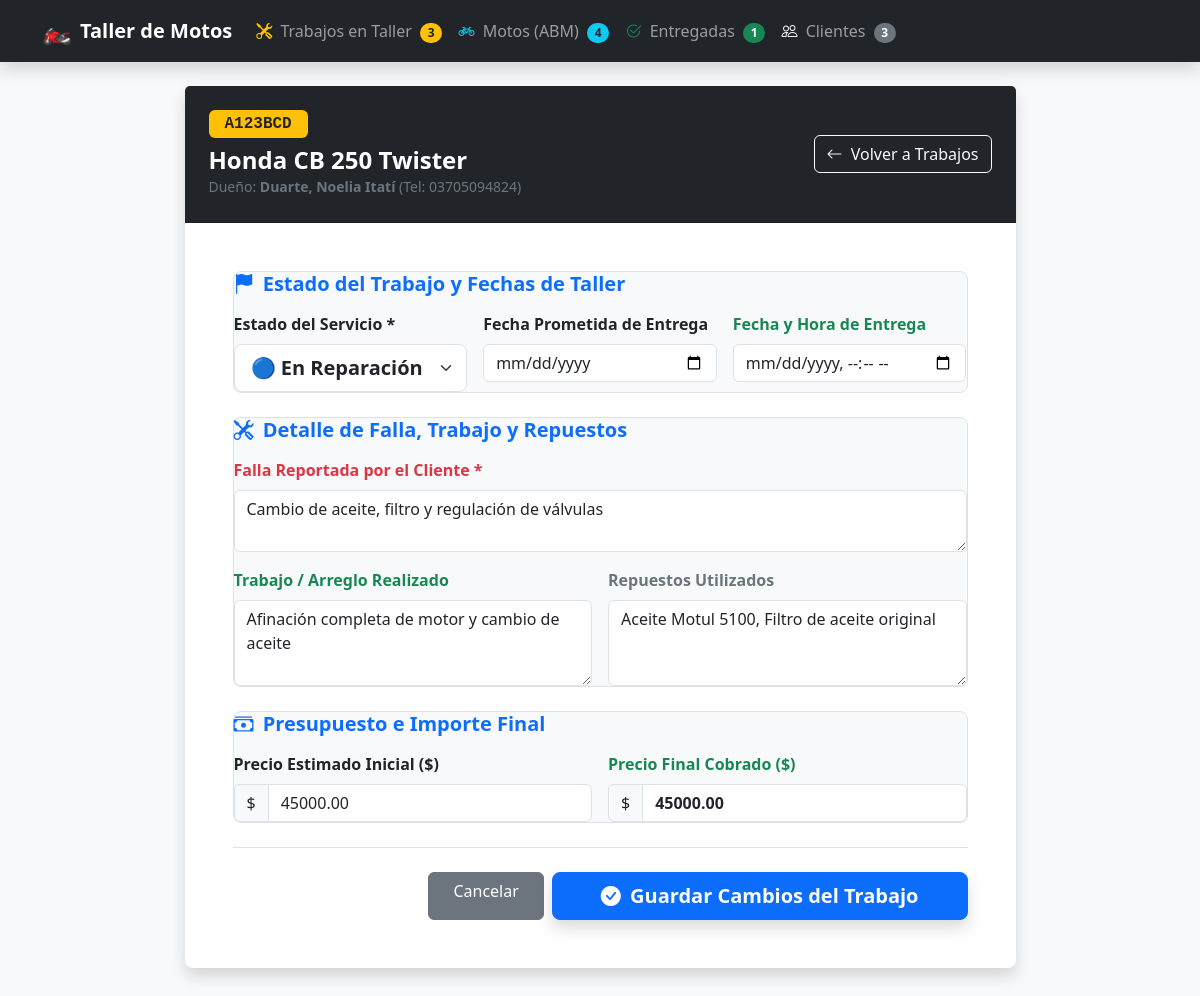
Before: /editar_trabajo.php?id=1 with the older database file.
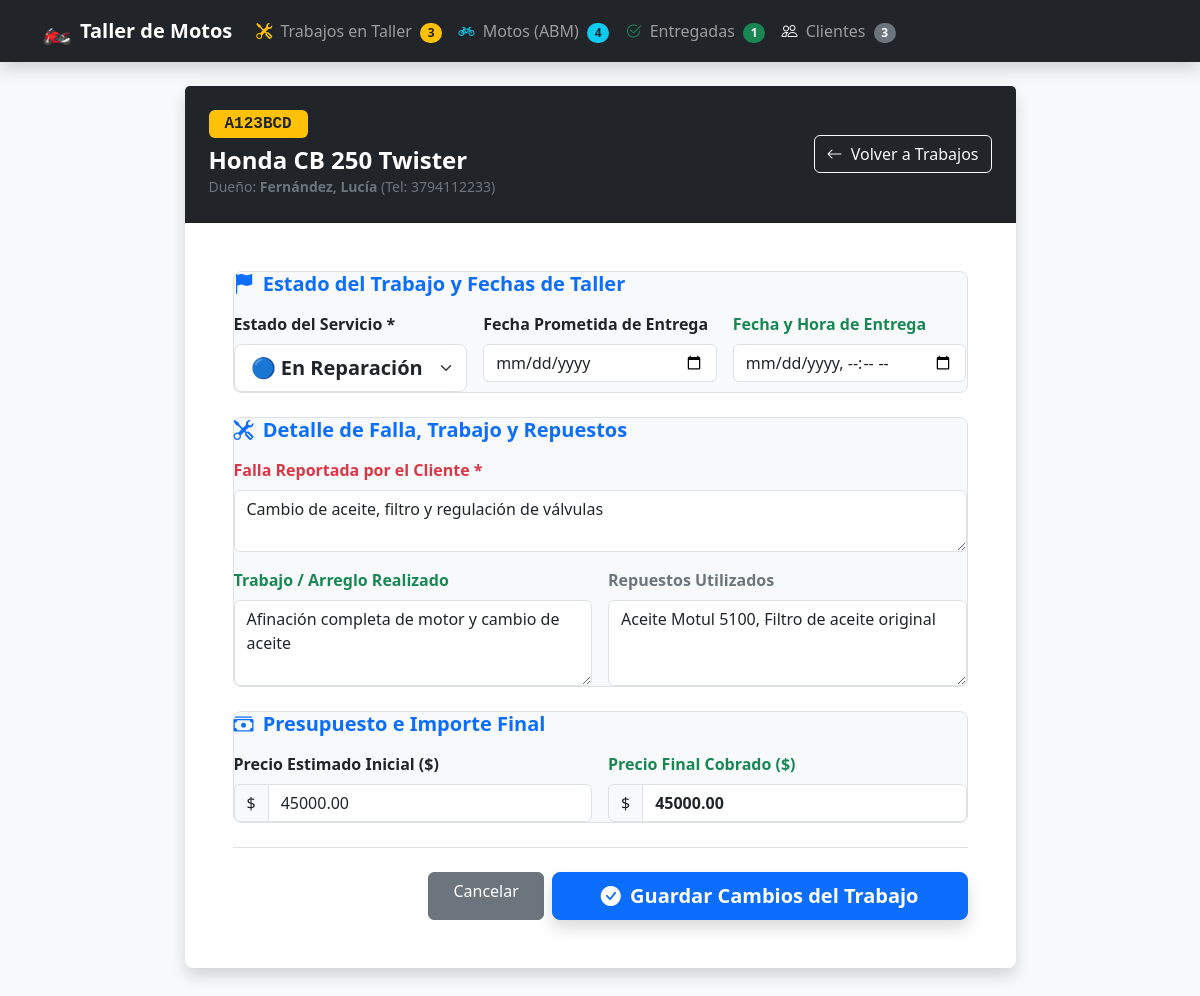
After: the same page with the newer database file.
### tables this page shows
CREATE TABLE `trabajos` (
  `id_trabajo` int(11) NOT NULL,
  `id_moto` int(11) NOT NULL,
  `falla_reportada` text NOT NULL,
  `diagnostico` text DEFAULT NULL,
  `arreglo_realizado` text DEFAULT NULL,
  `repuestos` text DEFAULT NULL,
  `precio_estimado` decimal(10,2) DEFAULT 0.00,
  `precio_final` decimal(10,2) DEFAULT 0.00,
  `fecha_ingreso` datetime DEFAULT current_timestamp(),
  `fecha_prometida` date DEFAULT NULL,
  `fecha_entrega` datetime DEFAULT NULL,
  `estado` enum('En Espera','En Reparacion','Terminado','Entregado') DEFAULT 'En Espera',
  `observaciones` text DEFAULT NULL
);

CREATE TABLE `clientes` (
  `id_cliente` int(11) NOT NULL,
  `nombre` varchar(100) NOT NULL,
  `apellido` varchar(100) NOT NULL,
  `telefono` varchar(20) NOT NULL,
  `email` varchar(100) DEFAULT NULL,
  `direccion` varchar(200) DEFAULT NULL,
  `fecha_registro` timestamp NOT NULL DEFAULT current_timestamp()
);

CREATE TABLE `motos` (
  `id_moto` int(11) NOT NULL,
  `id_cliente` int(11) NOT NULL,
  `marca` varchar(50) NOT NULL,
  `modelo` varchar(100) NOT NULL,
  `anio` int(11) DEFAULT NULL,
  `patente` varchar(20) NOT NULL,
  `color` varchar(30) DEFAULT NULL,
  `kilometraje` int(11) DEFAULT 0,
  `observaciones` text DEFAULT NULL,
  `estado` enum('En Espera','En Reparacion','Terminado','Entregado') DEFAULT 'En Espera',
  `falla_reportada` text DEFAULT NULL,
  `arreglo_realizado` text DEFAULT NULL,
  `repuestos` text DEFAULT NULL,
  `precio_estimado` decimal(10,2) DEFAULT 0.00,
  `precio_final` decimal(10,2) DEFAULT 0.00,
  `fecha_ingreso` datetime DEFAULT current_timestamp(),
  `fecha_prometida` date DEFAULT NULL,
  `fecha_entrega` datetime DEFAULT NULL
);

### editar_trabajo.php (the view, shortened to what the changed rows need)
<?php
require_once 'conexion.php';
$id_trabajo = intval($_GET['id'] ?? 0);
$stmt = $pdo->prepare("SELECT t.*,
                              m.id_moto, m.patente, m.marca, m.modelo, m.color, m.kilometraje, m.anio,
                              c.id_cliente, c.nombre AS cliente_nombre, c.apellido AS cliente_apellido,
                              c.telefono AS cliente_telefono, c.direccion AS cliente_direccion
                       FROM trabajos t
                       INNER JOIN motos m ON t.id_moto = m.id_moto
                       INNER JOIN clientes c ON m.id_cliente = c.id_cliente
                       WHERE t.id_trabajo = :id");
$stmt->execute([':id' => $id_trabajo]);
$trabajo = $stmt->fetch();
$estadoActual = $trabajo['estado'] ?? 'En Espera';
?>
<!DOCTYPE html>
<html lang="es">
<head>
    <link href="https://cdn.jsdelivr.net/npm/bootstrap@5.3.0/dist/css/bootstrap.min.css" rel="stylesheet">
    <link href="https://cdn.jsdelivr.net/npm/bootstrap-icons@1.10.5/font/bootstrap-icons.css" rel="stylesheet">
</head>
<body class="bg-light">
    <div class="container mb-5">
        <div class="row justify-content-center">
            <div class="col-lg-10 col-xl-9">
                <div class="card shadow border-0 rounded-3">
                    <div class="card-header bg-dark text-white p-4">
                        <div class="d-flex flex-wrap justify-content-between align-items-center gap-3">
                            <div>
                                <span class="badge bg-warning text-dark font-monospace fs-6 px-3 py-1.5 rounded-2">
                                    <?php echo htmlspecialchars($trabajo['patente']); ?>
                                </span>
                                <h4 class="mb-0 mt-2 fw-bold text-white">
                                    <?php echo htmlspecialchars($trabajo['marca'] . ' ' . $trabajo['modelo']); ?>
                                </h4>
                                <small class="text-secondary">Dueño: <strong><?php echo htmlspecialchars($trabajo['cliente_apellido'] . ', ' . $trabajo['cliente_nombre']); ?></strong> (Tel: <?php echo htmlspecialchars($trabajo['cliente_telefono']); ?>)</small>
                            </div>
                        </div>
                    </div>
                    <div class="card-body p-4 p-md-5">
                        <form action="actualizar_trabajo.php" method="POST">
                            <div class="p-3.5 bg-light rounded-3 border mb-4">
                                <div class="row g-3">
                                    <div class="col-md-4">
                                        <label class="form-label fw-bold text-dark">Estado del Servicio *</label>
                                        <select name="estado" id="selectEstado" class="form-select form-select-lg fw-bold" onchange="verificarEstado()">
                                            <option value="En Reparacion" <?php echo ($estadoActual === 'En Reparacion') ? 'selected' : ''; ?>>🔵 En Reparación</option>
                                        </select>
                                    </div>
                                    <div class="col-md-4">
                                        <label class="form-label fw-semibold">Fecha Prometida de Entrega</label>
                                        <input type="date" name="fecha_prometida" min="2026-08-01" max="<?php echo date('Y-m-d', strtotime('+5 years')); ?>" class="form-control"
                                               value="<?php echo !empty($trabajo['fecha_prometida']) ? $trabajo['fecha_prometida'] : ''; ?>">
                                    </div>
                                    <div class="col-md-4" id="cajaFechaEntrega">
                                        <label class="form-label fw-semibold text-success">Fecha y Hora de Entrega</label>
                                        <input type="datetime-local" name="fecha_entrega" min="<?php echo !empty($trabajo['fecha_ingreso']) ? date('Y-m-d\TH:i', strtotime($trabajo['fecha_ingreso'])) : ''; ?>" max="<?php echo date('Y-m-d\TH:i', strtotime('+5 years')); ?>" id="inputFechaEntrega" class="form-control"
                                               value="<?php echo !empty($trabajo['fecha_entrega']) ? date('Y-m-d\TH:i', strtotime($trabajo['fecha_entrega'])) : ''; ?>">
                                    </div>
                                </div>
                            </div>
                            <div class="p-3.5 bg-light rounded-3 border mb-4">
                                <div class="row g-3">
                                    <div class="col-12">
                                        <label class="form-label fw-semibold text-danger">Falla Reportada por el Cliente *</label>
                                        <textarea name="falla_reportada" maxlength="1000" class="form-control" rows="2" required><?php echo htmlspecialchars($trabajo['falla_reportada'] ?? ''); ?></textarea>
                                    </div>
                                    <div class="col-md-6">
                                        <label class="form-label fw-semibold text-success">Trabajo / Arreglo Realizado</label>
                                        <textarea name="arreglo_realizado" maxlength="2000" class="form-control" rows="3" placeholder="Detallá los trabajos realizados por el mecánico..."><?php echo htmlspecialchars($trabajo['arreglo_realizado'] ?? ''); ?></textarea>
                                    </div>
                                    <div class="col-md-6">
                                        <label class="form-label fw-semibold text-secondary">Repuestos Utilizados</label>
                                        <textarea name="repuestos" maxlength="1000" class="form-control" rows="3" placeholder="Ej: Aceite 20w50, Filtro, Bujía..."><?php echo htmlspecialchars($trabajo['repuestos'] ?? ''); ?></textarea>
                                    </div>
                                </div>
                            </div>
                            <div class="p-3.5 bg-light rounded-3 border mb-4">
                                <div class="row g-3">
                                    <div class="col-md-6">
                                        <div class="input-group">
                                            <span class="input-group-text">$</span>
                                            <input type="number" step="0.01" name="precio_estimado" min="0" max="99999999.99" class="form-control"
                                                   value="<?php echo htmlspecialchars($trabajo['precio_estimado'] ?? '0.00'); ?>">
                                        </div>
                                    </div>
                                    <div class="col-md-6">
                                        <div class="input-group">
                                            <span class="input-group-text">$</span>
                                            <input type="number" step="0.01" name="precio_final" min="0" max="99999999.99" class="form-control fw-bold"
                                                   value="<?php echo htmlspecialchars($trabajo['precio_final'] ?? '0.00'); ?>">
                                        </div>
                                    </div>
                                </div>
                            </div>
                        </form>
                    </div>
                </div>
            </div>
        </div>
    </div>
</body>
</html>

Changed rows visible on the page:
changed through a linked row, trabajos "🔵 En Reparación": clientes.apellido+nombre "Duarte, Noelia Itatí" → "Fernández, Lucía"; clientes.telefono "03705094824" → "3794112233"
